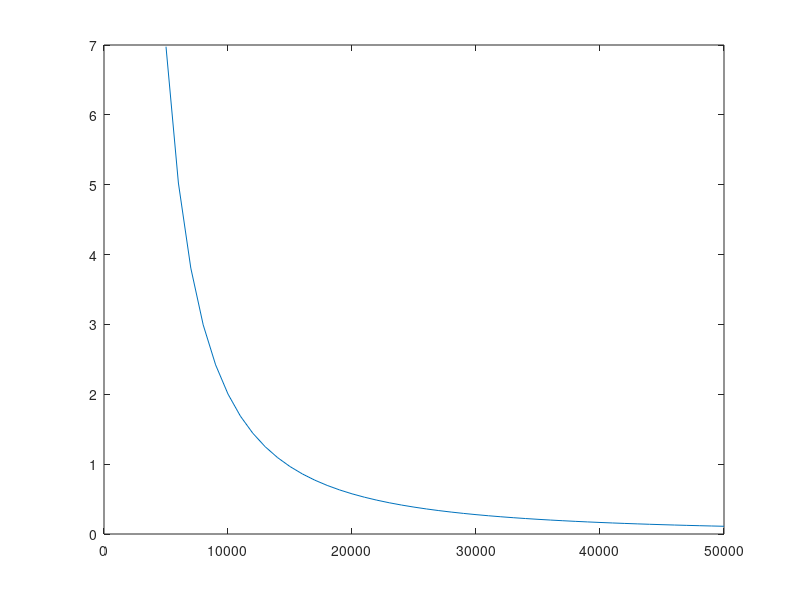

This chart was generated by the following MATLAB code:
Qf=5/3600;
K=0.643;
rho=1000;
Cp=4184;
M=rho*Qf;
mu=0.001;
Pr=Cp*mu/K;
T_lmtd=40/(log(70/30));
Qh=M*Cp*40;

Re = 5000:1000:50000;
n = length(Re);
for i = 1:n
    Re_value = Re(i);
    
    Di = M/(Re_value*mu*(3.14/4));
    Hi = (0.23*(Re_value^0.8)*(Pr^0.33)*K)/Di;
    A = Qh/(Hi*T_lmtd);
    L = A/(3.14*Di);
    u = Qf/(0.25*3.14*Di^2);
    fun = @(f)((1/sqrt(f))+2*log10(2.51/(Re_value*f^0.5)));
    fun0 = 0.05;
    sol = fzero(fun,fun0);
    dP = (sol*L*u^2)/(Di*2*9.8);
    F(i) = 3.14*Di*L+Qf*dP;
    
end
plot(Re, F);
hold on


    
    
    
    